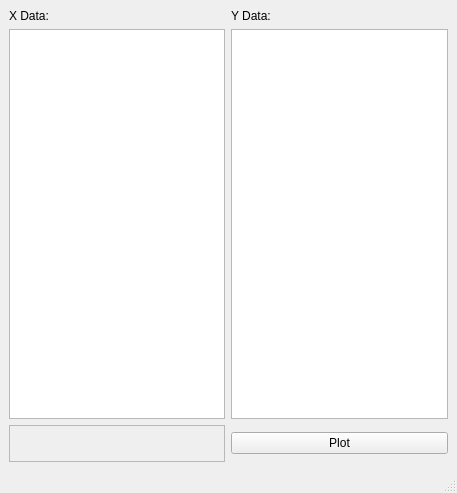
<?xml version="1.0" encoding="UTF-8"?>
<ui version="4.0">
 <class>MainWindow</class>
 <widget class="QMainWindow" name="MainWindow">
  <property name="geometry">
   <rect>
    <x>0</x>
    <y>0</y>
    <width>457</width>
    <height>493</height>
   </rect>
  </property>
  <property name="windowTitle">
   <string>MainWindow</string>
  </property>
  <widget class="QWidget" name="centralwidget">
   <layout class="QGridLayout" name="gridLayout">
    <item row="0" column="0">
     <widget class="QLabel" name="label">
      <property name="text">
       <string>X Data:</string>
      </property>
     </widget>
    </item>
    <item row="2" column="0">
     <widget class="QFrame" name="frame">
      <property name="minimumSize">
       <size>
        <width>4</width>
        <height>37</height>
       </size>
      </property>
      <property name="frameShape">
       <enum>QFrame::StyledPanel</enum>
      </property>
      <property name="frameShadow">
       <enum>QFrame::Raised</enum>
      </property>
      <layout class="QGridLayout" name="gridLayout_2"/>
     </widget>
    </item>
    <item row="1" column="1">
     <widget class="QTreeWidget" name="yTreeWidget">
      <attribute name="headerVisible">
       <bool>false</bool>
      </attribute>
      <column>
       <property name="text">
        <string/>
       </property>
      </column>
     </widget>
    </item>
    <item row="1" column="0">
     <widget class="QTreeWidget" name="xTreeWidget">
      <property name="alternatingRowColors">
       <bool>true</bool>
      </property>
      <attribute name="headerVisible">
       <bool>false</bool>
      </attribute>
     </widget>
    </item>
    <item row="2" column="1">
     <widget class="QPushButton" name="plotButton">
      <property name="text">
       <string>Plot</string>
      </property>
     </widget>
    </item>
    <item row="0" column="1">
     <widget class="QLabel" name="label_2">
      <property name="text">
       <string>Y Data:</string>
      </property>
     </widget>
    </item>
   </layout>
  </widget>
  <widget class="QStatusBar" name="statusbar"/>
 </widget>
 <resources/>
 <connections/>
</ui>
